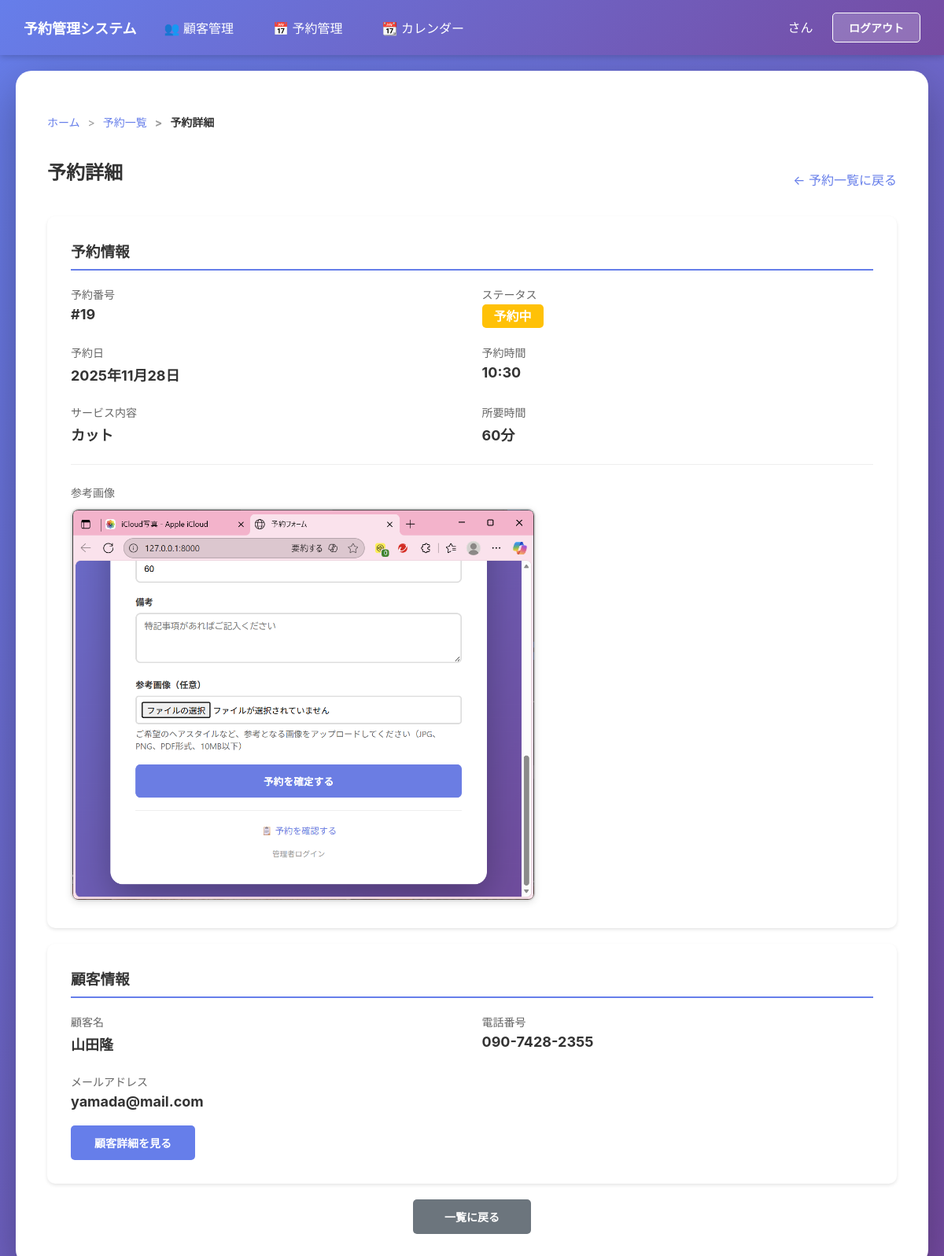
Before: /reservation/19/ (signed in) with the older database file.
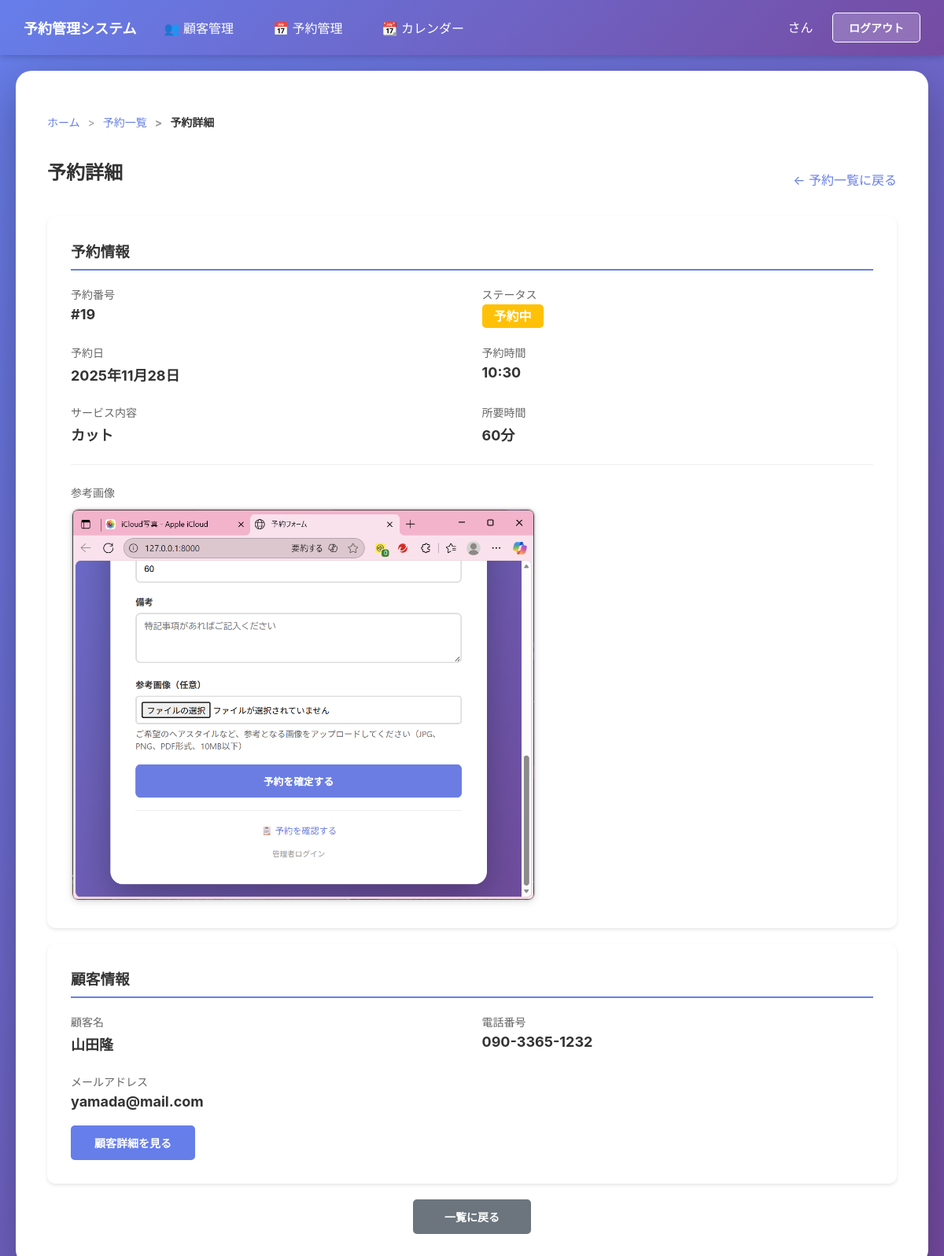
After: the same page with the newer database file.
### main/models.py (models this page shows, shortened)
class Reservation(models.Model):
    STATUS_CHOICES = [
        ('pending', '予約中'),
        ('completed', '完了'),
        ('cancelled', 'キャンセル'),
    ]
    user = models.ForeignKey(Customer, on_delete=models.SET_NULL, null=True, blank=True, verbose_name="顧客")
    reservation_date = models.DateField(verbose_name="予約日")
    reservation_time = models.TimeField(verbose_name="予約時間")
    status = models.CharField(max_length=20, choices=STATUS_CHOICES, default='pending', verbose_name="ステータス")
    guest_name = models.CharField(max_length=100, blank=True, verbose_name="ゲスト名")
    guest_email = models.EmailField(blank=True, verbose_name="ゲストメール")
    notes = models.TextField(blank=True, verbose_name="備考")
    created_at = models.DateTimeField(auto_now_add=True, verbose_name="作成日時")
    updated_at = models.DateTimeField(auto_now=True, verbose_name="更新日時")
    class Meta:
        verbose_name = "予約"
        verbose_name_plural = "予約"

class Customer(models.Model):
    phone_regex = RegexValidator(
        regex=r'^0\d{1,4}-?\d{1,4}-?\d{3,4}$',
        message="正しい電話番号形式で入力してください。（例: 090-1234-5678、03-1234-5678、0120-123-456）"
    )
    name = models.CharField(max_length=100, verbose_name="顧客名")
    phone_number = models.CharField(max_length=20, unique=True, validators=[validate_phone_number], verbose_name='電話番号')
    email = models.EmailField(unique=True, verbose_name="メールアドレス")  # 追加
    memo = models.TextField(blank=True, verbose_name="メモ")
    last_visit_date = models.DateField(null=True, blank=True, verbose_name="最終来店日")
    created_at = models.DateTimeField(auto_now_add=True, verbose_name="登録日時")
    updated_at = models.DateTimeField(auto_now=True, verbose_name="更新日時")
    class Meta:
        verbose_name = "顧客"
        verbose_name_plural = "顧客"

### main/views.py (the view)
# urls.py: path('reservation/<int:pk>/', views.reservation_detail, name='reservation_detail'),
@login_required
def reservation_detail(request, pk):
    reservation = get_object_or_404(Reservation, pk=pk)
    profile = get_user_permissions(request.user)
    return render(request, 'main/reservation_detail.html', {
        'reservation': reservation,
        'can_edit': profile.can_edit_reservation if profile else False,
        'can_delete': profile.can_delete_reservation if profile else False,
    })

### main/context_processors.py (called while the page is built)
def user_permissions(request):
    if request.user.is_authenticated:
        try:
            from main.models import Administrator, UserProfile
            admin = Administrator.objects.get(user=request.user)
            profile = UserProfile.objects.get(user=admin)
            is_super_admin = (
                profile.can_edit_customer and
                profile.can_delete_customer and
                profile.can_edit_reservation and
                profile.can_delete_reservation
            )
        except:
            is_super_admin = False
    else:
        is_super_admin = False
    return {
        'is_super_admin': is_super_admin,
    }

### main/views.py (called while the page is built)
def get_user_permissions(user):
    try:
        admin = Administrator.objects.get(user=user)
        profile, created = UserProfile.objects.get_or_create(user=admin)
        return profile
    except Administrator.DoesNotExist:
        return None

### main/templates/main/reservation_detail.html (shortened to what the changed rows need)
{% extends 'main/base.html' %}
{% block content %}
<div style="display: flex; justify-content: space-between; align-items: center; margin-bottom: 20px;">
    <h2>予約詳細</h2>
</div>
<div style="background: white; padding: 30px; border-radius: 10px; margin-bottom: 20px; box-shadow: 0 2px 4px rgba(0,0,0,0.1);">
    <div style="display: grid; grid-template-columns: 1fr 1fr; gap: 25px;">
        <div>
            <p style="color: #666; font-size: 14px; margin-bottom: 5px;">予約番号</p>
            <p style="font-size: 18px; font-weight: bold; color: #333;">#{{ reservation.pk }}</p>
        </div>
        <div>
            <p style="color: #666; font-size: 14px; margin-bottom: 5px;">予約日</p>
            <p style="font-size: 18px; font-weight: bold; color: #333;">{{ reservation.reservation_date }}</p>
        </div>
        <div>
            <p style="color: #666; font-size: 14px; margin-bottom: 5px;">予約時間</p>
            <p style="font-size: 18px; font-weight: bold; color: #333;">{{ reservation.reservation_time }}</p>
        </div>
        <div>
            <p style="color: #666; font-size: 14px; margin-bottom: 5px;">サービス内容</p>
            <p style="font-size: 18px; font-weight: bold; color: #333;">{{ reservation.service }}</p>
        </div>
        <div>
            <p style="color: #666; font-size: 14px; margin-bottom: 5px;">所要時間</p>
            <p style="font-size: 18px; font-weight: bold; color: #333;">{{ reservation.duration }}分</p>
        </div>
    </div>
    {% if reservation.reference_image %}
    <div style="margin-top: 25px; padding-top: 25px; border-top: 1px solid #eee;">
        <p style="color: #666; font-size: 14px; margin-bottom: 8px;">参考画像</p>
        <div style="margin-top: 10px;">
            <img src="{{ reservation.reference_image.url }}" alt="参考画像" style="max-width: 100%; max-height: 500px; border-radius: 10px; border: 2px solid #ddd; box-shadow: 0 2px 8px rgba(0,0,0,0.1);">
        </div>
    </div>
    {% endif %}
</div>
<div style="background: white; padding: 30px; border-radius: 10px; margin-bottom: 20px; box-shadow: 0 2px 4px rgba(0,0,0,0.1);">
    <div style="display: grid; grid-template-columns: 1fr 1fr; gap: 25px;">
        <div>
            <p style="color: #666; font-size: 14px; margin-bottom: 5px;">顧客名</p>
            <p style="font-size: 18px; font-weight: bold; color: #333;">{{ reservation.customer.name }}</p>
        </div>
        <div>
            <p style="color: #666; font-size: 14px; margin-bottom: 5px;">電話番号</p>
            <p style="font-size: 18px; font-weight: bold; color: #333;">{{ reservation.customer.phone_number }}</p>
        </div>
        <div style="grid-column: 1 / -1;">
            <p style="color: #666; font-size: 14px; margin-bottom: 5px;">メールアドレス</p>
            <p style="font-size: 18px; font-weight: bold; color: #333;">{{ reservation.customer.email }}</p>
        </div>
    </div>
</div>
{% endblock %}

Changed rows visible on the page:
changed through a linked row, Reservation "カット": customer.phone_number "090-7428-2355" → "090-3365-1232"
